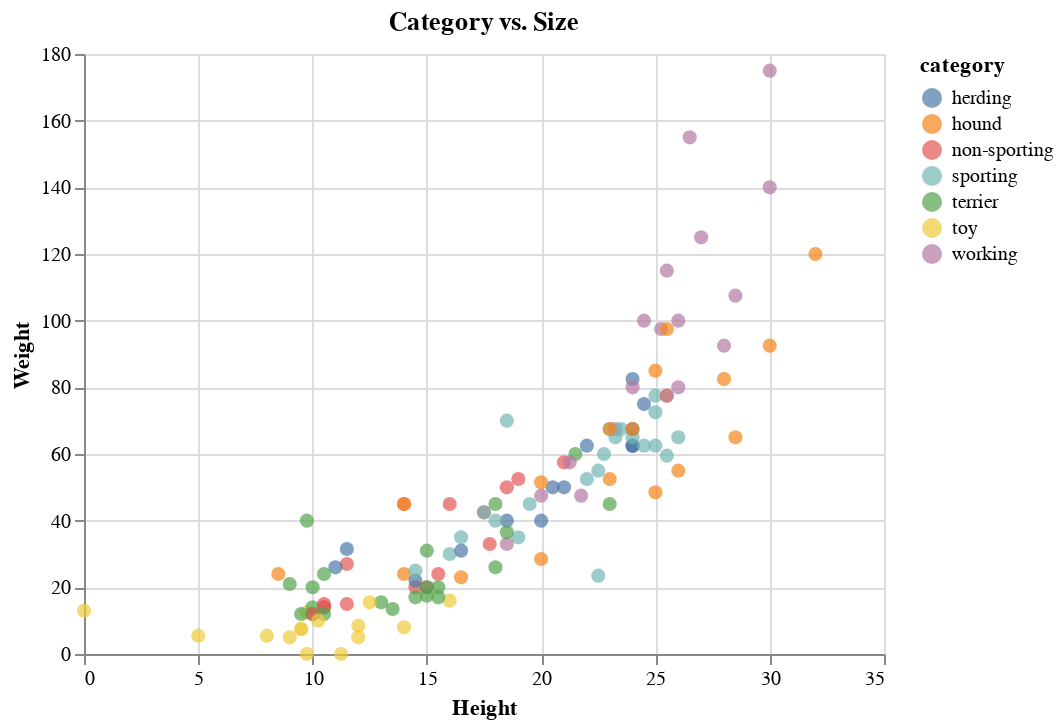

Notebook cell for this chart:
### Markdown cell above
### Scatter plot

### Code cell
selection = alt.selection_single(encodings=['color'])
colorCondition = alt.condition(selection,'category:N',alt.value('lightgrey'), title='category')
scatter_size = alt.Chart(sort_df).mark_circle(size=50).add_selection(selection).encode(
     x=alt.X('shoulder height (in):Q', title='Height', axis=alt.Axis(tickMinStep=2)),
     y=alt.Y('weight (lbs):Q', title='Weight', axis=alt.Axis(tickMinStep=10)),
     color=colorCondition,
     tooltip=['Breed:N','weight (lbs):Q','shoulder height (in):Q']
     ).properties(
     title='Category vs. Size'
     ) 
scatter_size

### Figure 1 — Vega-Lite specification as saved in the notebook (floating-point values rounded to 4 significant figures)
{"usermeta": {"embedOptions": {"theme": "fivethirtyeight"}}, "config": {"view": {"continuousWidth": 400, "continuousHeight": 300}}, "data": {"name": "data-600d85a52a7e4d68956196a4f4adb425"}, "mark": {"type": "circle", "size": 50}, "encoding": {"color": {"condition": {"type": "nominal", "field": "category", "title": "category", "selection": "selector004"}, "value": "lightgrey"}, "tooltip": [{"type": "nominal", "field": "Breed"}, {"type": "quantitative", "field": "weight (lbs)"}, {"type": "quantitative", "field": "shoulder height (in)"}], "x": {"type": "quantitative", "axis": {"tickMinStep": 2}, "field": "shoulder height (in)", "title": "Height"}, "y": {"type": "quantitative", "axis": {"tickMinStep": 10}, "field": "weight (lbs)", "title": "Weight"}}, "selection": {"selector004": {"type": "single", "encodings": ["color"]}}, "title": "Category vs. Size", "$schema": "https://vega.github.io/schema/vega-lite/v4.8.1.json", "datasets": {"data-600d85a52a7e4d68956196a4f4adb425": [{"Breed": "Labrador Retriever", "Mean Rank": 1.0, "category": "sporting", "weight (lbs)": 67.5, "shoulder height (in)": 23.0, "Classification": "Brightest Dogs", "obey": "95%", "Rank": "1", "id": 1}, {"Breed": "German Shepherd Dog", "Mean Rank": 2.0, "category": "herding", "weight (lbs)": 82.5, "shoulder height (in)": 24.0, "Classification": "Brightest Dogs", "obey": "95%", "Rank": "2", "id": 1}, {"Breed": "Golden Retriever", "Mean Rank": 3.0, "category": "sporting", "weight (lbs)": 60.0, "shoulder height (in)": 22.75, "Classification": "Brightest Dogs", "obey": "95%", "Rank": "3", "id": 1}, {"Breed": "Bulldog", "Mean Rank": 4.4, "category": "non-sporting", "weight (lbs)": 45.0, "shoulder height (in)": 14.0, "Classification": "Lowest Degree of Working/Obedience Intelligence ", "obey": ">30%", "Rank": "4", "id": 1}, {"Breed": "Beagle", "Mean Rank": 5.4, "category": "hound", "weight (lbs)": 24.0, "shoulder height (in)": 14.0, "Classification": "Lowest Degree of Working/Obedience Intelligence ", "obey": ">30%", "Rank": "5", "id": 1}, {"Breed": "French Bulldog", "Mean Rank": 5.8, "category": "non-sporting", "weight (lbs)": 27.0, "shoulder height (in)": 11.5, "Classification": "Fair Working/Obedience Intelligence", "obey": "30%", "Rank": "6", "id": 1}, {"Breed": "Poodle", "Mean Rank": 7.2, "category": "non-sporting", "weight (lbs)": 45.0, "shoulder height (in)": 16.0, "Classification": "Brightest Dogs", "obey": "95%", "Rank": "7", "id": 1}, {"Breed": "Yorkshire Terrier", "Mean Rank": 8.2, "category": "toy", "weight (lbs)": 5.5, "shoulder height (in)": 8.0, "Classification": "Above Average Working Dogs", "obey": "70%", "Rank": "8", "id": 1}, {"Breed": "Rottweiler", "Mean Rank": 8.6, "category": "working", "weight (lbs)": 100.0, "shoulder height (in)": 24.5, "Classification": "Brightest Dogs", "obey": "95%", "Rank": "9", "id": 1}, {"Breed": "Boxer", "Mean Rank": 10.0, "category": "working", "weight (lbs)": 67.5, "shoulder height (in)": 23.25, "Classification": "Average Working/Obedience Intelligence", "obey": "50%", "Rank": "10", "id": 1}, {"Breed": "German Shorthaired Pointer", "Mean Rank": 10.6, "category": "sporting", "weight (lbs)": 62.5, "shoulder height (in)": 24.0, "Classification": "Excellent Working Dogs", "obey": "85%", "Rank": "11", "id": 1}, {"Breed": "Dachshund", "Mean Rank": 12.4, "category": "hound", "weight (lbs)": 24.0, "shoulder height (in)": 8.5, "Classification": "Average Working/Obedience Intelligence", "obey": "50%", "Rank": "12", "id": 1}, {"Breed": "Siberian Husky", "Mean Rank": 12.6, "category": "working", "weight (lbs)": 47.5, "shoulder height (in)": 21.75, "Classification": "Average Working/Obedience Intelligence", "obey": "50%", "Rank": "13", "id": 1}, {"Breed": "Great Dane", "Mean Rank": 14.8, "category": "working", "weight (lbs)": 140.0, "shoulder height (in)": 30.0, "Classification": "Average Working/Obedience Intelligence", "obey": "50%", "Rank": "14", "id": 1}, {"Breed": "Doberman Pinscher", "Mean Rank": 15.2, "category": "working", "weight (lbs)": 80.0, "shoulder height (in)": 26.0, "Classification": "Brightest Dogs", "obey": "95%", "Rank": "15", "id": 1}, {"Breed": "Australian Shepherd", "Mean Rank": 16.6, "category": "herding", "weight (lbs)": 50.0, "shoulder height (in)": 20.5, "Classification": "Average Working/Obedience Intelligence", "obey": "50%", "Rank": "16", "id": 1}, {"Breed": "Miniature Schnauzer", "Mean Rank": 17.2, "category": "terrier", "weight (lbs)": 15.5, "shoulder height (in)": 13.0, "Classification": "Excellent Working Dogs", "obey": "85%", "Rank": "17", "id": 1}, {"Breed": "Pembroke Welsh Corgi", "Mean Rank": 17.6, "category": "herding", "weight (lbs)": 26.0, "shoulder height (in)": 11.0, "Classification": "Excellent Working Dogs", "obey": "85%", "Rank": "18", "id": 1}, {"Breed": "Cavalier King Charles Spaniel", "Mean Rank": 18.6, "category": "toy", "weight (lbs)": 15.5, "shoulder height (in)": 12.5, "Classification": "Average Working/Obedience Intelligence", "obey": "50%", "Rank": "19", "id": 1}, {"Breed": "Shih Tzu", "Mean Rank": 19.2, "category": "toy", "weight (lbs)": 12.5, "shoulder height (in)": 9.75, "Classification": "Lowest Degree of Working/Obedience Intelligence ", "obey": ">30%", "Rank": "20", "id": 1}, {"Breed": "Boston Terrier", "Mean Rank": 21.6, "category": "non-sporting", "weight (lbs)": 20.0, "shoulder height (in)": 14.5, "Classification": "Average Working/Obedience Intelligence", "obey": "50%", "Rank": "21", "id": 1}, {"Breed": "Pomeranian", "Mean Rank": 21.6, "category": "toy", "weight (lbs)": 5.0, "shoulder height (in)": 12.0, "Classification": "Excellent Working Dogs", "obey": "85%", "Rank": "22", "id": 1}, {"Breed": "Shetland Sheepdog", "Mean Rank": 23.4, "category": "herding", "weight (lbs)": 22.0, "shoulder height (in)": 14.5, "Classification": "Brightest Dogs", "obey": "95%", "Rank": "23", "id": 1}, {"Breed": "Havanese", "Mean Rank": 23.8, "category": "toy", "weight (lbs)": 0.0, "shoulder height (in)": 9.75, "Classification": "Average Working/Obedience Intelligence", "obey": "50%", "Rank": "24", "id": 1}, {"Breed": "Brittany", "Mean Rank": 26.0, "category": "sporting", "weight (lbs)": 35.0, "shoulder height (in)": 19.0, "Classification": "Excellent Working Dogs", "obey": "85%", "Rank": "25", "id": 1}, {"Breed": "English Springer Spaniel", "Mean Rank": 27.0, "category": "sporting", "weight (lbs)": 45.0, "shoulder height (in)": 19.5, "Classification": "Excellent Working Dogs", "obey": "85%", "Rank": "26", "id": 1}, {"Breed": "Bernese Mountain Dog", "Mean Rank": 27.0, "category": "working", "weight (lbs)": 97.5, "shoulder height (in)": 25.25, "Classification": "Excellent Working Dogs", "obey": "85%", "Rank": "27", "id": 1}, {"Breed": "Mastiff", "Mean Rank": 27.2, "category": "working", "weight (lbs)": 175.0, "shoulder height (in)": 30.0, "Classification": "Lowest Degree of Working/Obedience Intelligence ", "obey": ">30%", "Rank": "28", "id": 1}, {"Breed": "Chihuahua", "Mean Rank": 29.4, "category": "toy", "weight (lbs)": 5.5, "shoulder height (in)": 5.0, "Classification": "Fair Working/Obedience Intelligence", "obey": "30%", "Rank": "29", "id": 1}, {"Breed": "Cocker Spaniel", "Mean Rank": 29.6, "category": "sporting", "weight (lbs)": 25.0, "shoulder height (in)": 14.5, "Classification": "Excellent Working Dogs", "obey": "85%", "Rank": "30", "id": 1}, {"Breed": "Pug", "Mean Rank": 31.4, "category": "toy", "weight (lbs)": 16.0, "shoulder height (in)": 16.0, "Classification": "Fair Working/Obedience Intelligence", "obey": "30%", "Rank": "31", "id": 1}, {"Breed": "Vizsla", "Mean Rank": 31.6, "category": "sporting", "weight (lbs)": 23.5, "shoulder height (in)": 22.5, "Classification": "Excellent Working Dogs", "obey": "85%", "Rank": "32", "id": 1}, {"Breed": "Maltese", "Mean Rank": 32.6, "category": "toy", "weight (lbs)": 5.0, "shoulder height (in)": 9.0, "Classification": "Fair Working/Obedience Intelligence", "obey": "30%", "Rank": "33", "id": 1}, {"Breed": "Weimaraner", "Mean Rank": 34.6, "category": "sporting", "weight (lbs)": 77.5, "shoulder height (in)": 25.0, "Classification": "Excellent Working Dogs", "obey": "85%", "Rank": "34", "id": 1}, {"Breed": "Newfoundland", "Mean Rank": 37.0, "category": "working", "weight (lbs)": 125.0, "shoulder height (in)": 27.0, "Classification": "Above Average Working Dogs", "obey": "70%", "Rank": "35", "id": 1}, {"Breed": "Border Collie", "Mean Rank": 37.4, "category": "herding", "weight (lbs)": 40.0, "shoulder height (in)": 20.0, "Classification": "Brightest Dogs", "obey": "95%", "Rank": "36", "id": 1}, {"Breed": "Collie", "Mean Rank": 37.4, "category": "herding", "weight (lbs)": 62.5, "shoulder height (in)": 24.0, "Classification": "Excellent Working Dogs", "obey": "85%", "Rank": "37", "id": 1}, {"Breed": "Basset Hound", "Mean Rank": 39.6, "category": "hound", "weight (lbs)": 45.0, "shoulder height (in)": 14.0, "Classification": "Lowest Degree of Working/Obedience Intelligence ", "obey": ">30%", "Rank": "38", "id": 1}, {"Breed": "Rhodesian Ridgeback", "Mean Rank": 40.6, "category": "hound", "weight (lbs)": 77.5, "shoulder height (in)": 25.5, "Classification": "Average Working/Obedience Intelligence", "obey": "50%", "Rank": "39", "id": 1}, {"Breed": "West Highland White Terrier", "Mean Rank": 40.8, "category": "terrier", "weight (lbs)": 14.0, "shoulder height (in)": 10.5, "Classification": "Average Working/Obedience Intelligence", "obey": "50%", "Rank": "40", "id": 1}, {"Breed": "Chesapeake Bay Retriever", "Mean Rank": 42.8, "category": "sporting", "weight (lbs)": 67.5, "shoulder height (in)": 23.5, "Classification": "Above Average Working Dogs", "obey": "70%", "Rank": "41", "id": 1}, {"Breed": "Shiba Inu", "Mean Rank": 45.0, "category": "non-sporting", "weight (lbs)": 20.0, "shoulder height (in)": 15.0, "Classification": "Average Working/Obedience Intelligence", "obey": "50%", "Rank": "42", "id": 1}, {"Breed": "Bichon Frise", "Mean Rank": 45.0, "category": "non-sporting", "weight (lbs)": 14.0, "shoulder height (in)": 10.5, "Classification": "Average Working/Obedience Intelligence", "obey": "50%", "Rank": "43", "id": 1}, {"Breed": "Akita", "Mean Rank": 46.4, "category": "working", "weight (lbs)": 100.0, "shoulder height (in)": 26.0, "Classification": "Average Working/Obedience Intelligence", "obey": "50%", "Rank": "44", "id": 1}, {"Breed": "Bullmastiff", "Mean Rank": 47.6, "category": "working", "weight (lbs)": 115.0, "shoulder height (in)": 25.5, "Classification": "Fair Working/Obedience Intelligence", "obey": "30%", "Rank": "45", "id": 1}, {"Breed": "Belgian Malinoi", "Mean Rank": 49.0, "category": "herding", "weight (lbs)": 62.5, "shoulder height (in)": 24.0, "Classification": "Excellent Working Dogs", "obey": "85%", "Rank": "46", "id": 1}, {"Breed": "Saint Bernard", "Mean Rank": 49.2, "category": "working", "weight (lbs)": 155.0, "shoulder height (in)": 26.5, "Classification": "Fair Working/Obedience Intelligence", "obey": "30%", "Rank": "47", "id": 1}, {"Breed": "Bloodhound", "Mean Rank": 50.0, "category": "hound", "weight (lbs)": 85.0, "shoulder height (in)": 25.0, "Classification": "Lowest Degree of Working/Obedience Intelligence ", "obey": ">30%", "Rank": "48", "id": 1}, {"Breed": "Papillon", "Mean Rank": 50.2, "category": "toy", "weight (lbs)": 7.5, "shoulder height (in)": 9.5, "Classification": "Brightest Dogs", "obey": "95%", "Rank": "49", "id": 1}, {"Breed": "Portuguese Water Dog", "Mean Rank": 51.8, "category": "working", "weight (lbs)": 47.5, "shoulder height (in)": 20.0, "Classification": "Above Average Working Dogs", "obey": "70%", "Rank": "50", "id": 1}, {"Breed": "Australian Cattle Dog", "Mean Rank": 55.2, "category": "herding", "weight (lbs)": 40.0, "shoulder height (in)": 18.5, "Classification": "Brightest Dogs", "obey": "95%", "Rank": "51", "id": 1}, {"Breed": "Airedale Terrier", "Mean Rank": 56.0, "category": "terrier", "weight (lbs)": 45.0, "shoulder height (in)": 23.0, "Classification": "Above Average Working Dogs", "obey": "70%", "Rank": "52", "id": 1}, {"Breed": "English Cocker Spaniel", "Mean Rank": 56.4, "category": "sporting", "weight (lbs)": 30.0, "shoulder height (in)": 16.0, "Classification": "Excellent Working Dogs", "obey": "85%", "Rank": "53", "id": 1}, {"Breed": "Alaskan Malamute", "Mean Rank": 56.8, "category": "working", "weight (lbs)": 80.0, "shoulder height (in)": 24.0, "Classification": "Average Working/Obedience Intelligence", "obey": "50%", "Rank": "54", "id": 1}, {"Breed": "Bull Terrier", "Mean Rank": 57.4, "category": "terrier", "weight (lbs)": 60.0, "shoulder height (in)": 21.5, "Classification": "Fair Working/Obedience Intelligence", "obey": "30%", "Rank": "55", "id": 1}, {"Breed": "Scottish Terrier", "Mean Rank": 58.0, "category": "terrier", "weight (lbs)": 20.0, "shoulder height (in)": 10.0, "Classification": "Fair Working/Obedience Intelligence", "obey": "30%", "Rank": "56", "id": 1}, {"Breed": "Whippet", "Mean Rank": 59.0, "category": "hound", "weight (lbs)": 28.5, "shoulder height (in)": 20.0, "Classification": "Average Working/Obedience Intelligence", "obey": "50%", "Rank": "57", "id": 1}, {"Breed": "Chinese Shar Pei", "Mean Rank": 61.2, "category": "non-sporting", "weight (lbs)": 52.5, "shoulder height (in)": 19.0, "Classification": "Average Working/Obedience Intelligence", "obey": "50%", "Rank": "58", "id": 1}, {"Breed": "Dalmatian", "Mean Rank": 61.8, "category": "non-sporting", "weight (lbs)": 57.5, "shoulder height (in)": 21.0, "Classification": "Above Average Working Dogs", "obey": "70%", "Rank": "59", "id": 1}, {"Breed": "Samoyed", "Mean Rank": 62.0, "category": "working", "weight (lbs)": 57.5, "shoulder height (in)": 21.25, "Classification": "Above Average Working Dogs", "obey": "70%", "Rank": "60", "id": 1}, {"Breed": "German Wirehaired Pointer", "Mean Rank": 65.6, "category": "sporting", "weight (lbs)": 65.0, "shoulder height (in)": 24.0, "Classification": "Average Working/Obedience Intelligence", "obey": "50%", "Rank": "61", "id": 1}, {"Breed": "Miniature Pinscher", "Mean Rank": 66.8, "category": "toy", "weight (lbs)": 0.0, "shoulder height (in)": 11.25, "Classification": "Above Average Working Dogs", "obey": "70%", "Rank": "62", "id": 1}, {"Breed": "Wirehaired Pointing Griffon", "Mean Rank": 67.6, "category": "sporting", "weight (lbs)": 52.5, "shoulder height (in)": 22.0, "Classification": "Average Working/Obedience Intelligence", "obey": "50%", "Rank": "63", "id": 1}, {"Breed": "Great Pyrenee", "Mean Rank": 68.2, "category": "working", "weight (lbs)": 107.5, "shoulder height (in)": 28.5, "Classification": "Fair Working/Obedience Intelligence", "obey": "30%", "Rank": "64", "id": 1}, {"Breed": "Cairn Terrier", "Mean Rank": 69.4, "category": "terrier", "weight (lbs)": 14.0, "shoulder height (in)": 10.0, "Classification": "Above Average Working Dogs", "obey": "70%", "Rank": "65", "id": 1}, {"Breed": "Lhasa Apso", "Mean Rank": 70.2, "category": "non-sporting", "weight (lbs)": 15.0, "shoulder height (in)": 10.5, "Classification": "Fair Working/Obedience Intelligence", "obey": "30%", "Rank": "66", "id": 1}, {"Breed": "Cardigan Welsh Corgi", "Mean Rank": 71.8, "category": "herding", "weight (lbs)": 31.5, "shoulder height (in)": 11.5, "Classification": "Excellent Working Dogs", "obey": "85%", "Rank": "67", "id": 1}, {"Breed": "Irish Wolfhound", "Mean Rank": 72.6, "category": "hound", "weight (lbs)": 120.0, "shoulder height (in)": 32.0, "Classification": "Average Working/Obedience Intelligence", "obey": "50%", "Rank": "68", "id": 1}, {"Breed": "Italian Greyhound", "Mean Rank": 72.8, "category": "toy", "weight (lbs)": 8.0, "shoulder height (in)": 14.0, "Classification": "Fair Working/Obedience Intelligence", "obey": "30%", "Rank": "69", "id": 1}, {"Breed": "Old English Sheepdog", "Mean Rank": 73.6, "category": "herding", "weight (lbs)": 62.5, "shoulder height (in)": 22.0, "Classification": "Fair Working/Obedience Intelligence", "obey": "30%", "Rank": "70", "id": 1}, {"Breed": "Chow Chow", "Mean Rank": 73.6, "category": "non-sporting", "weight (lbs)": 50.0, "shoulder height (in)": 18.5, "Classification": "Lowest Degree of Working/Obedience Intelligence ", "obey": ">30%", "Rank": "71", "id": 1}, {"Breed": "Irish Setter", "Mean Rank": 73.8, "category": "sporting", "weight (lbs)": 65.0, "shoulder height (in)": 26.0, "Classification": "Above Average Working Dogs", "obey": "70%", "Rank": "72", "id": 1}, {"Breed": "Chinese Crested", "Mean Rank": 75.0, "category": "toy", "weight (lbs)": 8.5, "shoulder height (in)": 12.0, "Classification": "Fair Working/Obedience Intelligence", "obey": "30%", "Rank": "73", "id": 1}, {"Breed": "Giant Schnauzer", "Mean Rank": 80.2, "category": "working", "weight (lbs)": 77.5, "shoulder height (in)": 25.5, "Classification": "Above Average Working Dogs", "obey": "70%", "Rank": "74", "id": 1}, {"Breed": "Staffordshire Bull Terrier", "Mean Rank": 80.4, "category": "terrier", "weight (lbs)": 31.0, "shoulder height (in)": 15.0, "Classification": "Average Working/Obedience Intelligence", "obey": "50%", "Rank": "75", "id": 1}, {"Breed": "American Staffordshire Terrier", "Mean Rank": 82.0, "category": "terrier", "weight (lbs)": 45.0, "shoulder height (in)": 18.0, "Classification": "Above Average Working Dogs", "obey": "70%", "Rank": "76", "id": 1}, {"Breed": "Basenji", "Mean Rank": 86.4, "category": "hound", "weight (lbs)": 23.0, "shoulder height (in)": 16.5, "Classification": "Lowest Degree of Working/Obedience Intelligence ", "obey": ">30%", "Rank": "77", "id": 1}, {"Breed": "Border Terrier", "Mean Rank": 86.6, "category": "terrier", "weight (lbs)": 13.5, "shoulder height (in)": 13.5, "Classification": "Above Average Working Dogs", "obey": "70%", "Rank": "78", "id": 1}, {"Breed": "Pekingese", "Mean Rank": 87.0, "category": "toy", "weight (lbs)": 13.0, "shoulder height (in)": 0.0, "Classification": "Lowest Degree of Working/Obedience Intelligence ", "obey": ">30%", "Rank": "79", "id": 1}, {"Breed": "Keeshond", "Mean Rank": 89.0, "category": "non-sporting", "weight (lbs)": 42.5, "shoulder height (in)": 17.5, "Classification": "Excellent Working Dogs", "obey": "85%", "Rank": "80", "id": 1}, {"Breed": "Standard Schnauzer", "Mean Rank": 89.0, "category": "working", "weight (lbs)": 33.0, "shoulder height (in)": 18.5, "Classification": "Excellent Working Dogs", "obey": "85%", "Rank": "81", "id": 1}, {"Breed": "Flat-Coated Retriever", "Mean Rank": 90.8, "category": "sporting", "weight (lbs)": 65.0, "shoulder height (in)": 23.25, "Classification": "Excellent Working Dogs", "obey": "85%", "Rank": "82", "id": 1}, {"Breed": "Tibetan Terrier", "Mean Rank": 93.2, "category": "non-sporting", "weight (lbs)": 24.0, "shoulder height (in)": 15.5, "Classification": "Fair Working/Obedience Intelligence", "obey": "30%", "Rank": "83", "id": 1}, {"Breed": "Norwegian Elkhound", "Mean Rank": 94.6, "category": "hound", "weight (lbs)": 51.5, "shoulder height (in)": 20.0, "Classification": "Above Average Working Dogs", "obey": "70%", "Rank": "84", "id": 1}, {"Breed": "English Setter", "Mean Rank": 95.2, "category": "sporting", "weight (lbs)": 62.5, "shoulder height (in)": 24.5, "Classification": "Above Average Working Dogs", "obey": "70%", "Rank": "85", "id": 1}, {"Breed": "Wire Fox Terrier", "Mean Rank": 98.0, "category": "terrier", "weight (lbs)": 17.5, "shoulder height (in)": 15.0, "Classification": "Average Working/Obedience Intelligence", "obey": "50%", "Rank": "86", "id": 1}, {"Breed": "Borzoi", "Mean Rank": 98.8, "category": "hound", "weight (lbs)": 82.5, "shoulder height (in)": 28.0, "Classification": "Lowest Degree of Working/Obedience Intelligence ", "obey": ">30%", "Rank": "87", "id": 1}, {"Breed": "Japanese Chin", "Mean Rank": 102.0, "category": "toy", "weight (lbs)": 7.5, "shoulder height (in)": 9.5, "Classification": "Fair Working/Obedience Intelligence", "obey": "30%", "Rank": "88", "id": 1}, {"Breed": "Norwich Terrier", "Mean Rank": 103.2, "category": "terrier", "weight (lbs)": 12.0, "shoulder height (in)": 10.0, "Classification": "Above Average Working Dogs", "obey": "70%", "Rank": "89", "id": 1}, {"Breed": "Afghan Hound", "Mean Rank": 103.4, "category": "hound", "weight (lbs)": 55.0, "shoulder height (in)": 26.0, "Classification": "Lowest Degree of Working/Obedience Intelligence ", "obey": ">30%", "Rank": "90", "id": 1}, {"Breed": "Gordon Setter", "Mean Rank": 105.6, "category": "sporting", "weight (lbs)": 62.5, "shoulder height (in)": 25.0, "Classification": "Above Average Working Dogs", "obey": "70%", "Rank": "91", "id": 1}, {"Breed": "Welsh Terrier", "Mean Rank": 108.2, "category": "terrier", "weight (lbs)": 20.0, "shoulder height (in)": 15.0, "Classification": "Average Working/Obedience Intelligence", "obey": "50%", "Rank": "92", "id": 1}, {"Breed": "Schipperke", "Mean Rank": 109.0, "category": "non-sporting", "weight (lbs)": 15.0, "shoulder height (in)": 11.5, "Classification": "Excellent Working Dogs", "obey": "85%", "Rank": "93", "id": 1}, {"Breed": "Pointer", "Mean Rank": 115.4, "category": "sporting", "weight (lbs)": 59.5, "shoulder height (in)": 25.5, "Classification": "Average Working/Obedience Intelligence", "obey": "50%", "Rank": "94", "id": 1}, {"Breed": "Irish Terrier", "Mean Rank": 116.6, "category": "terrier", "weight (lbs)": 26.0, "shoulder height (in)": 18.0, "Classification": "Average Working/Obedience Intelligence", "obey": "50%", "Rank": "95", "id": 1}, {"Breed": "Field Spaniel", "Mean Rank": 118.0, "category": "sporting", "weight (lbs)": 42.5, "shoulder height (in)": 17.5, "Classification": "Above Average Working Dogs", "obey": "70%", "Rank": "96", "id": 1}, {"Breed": "Tibetan Spaniel", "Mean Rank": 119.0, "category": "non-sporting", "weight (lbs)": 12.0, "shoulder height (in)": 10.0, "Classification": "Average Working/Obedience Intelligence", "obey": "50%", "Rank": "97", "id": 1}, {"Breed": "Belgian Sheepdog", "Mean Rank": 123.4, "category": "herding", "weight (lbs)": 67.5, "shoulder height (in)": 24.0, "Classification": "Excellent Working Dogs", "obey": "85%", "Rank": "98", "id": 1}, {"Breed": "Bearded Collie", "Mean Rank": 123.6, "category": "herding", "weight (lbs)": 50.0, "shoulder height (in)": 21.0, "Classification": "Above Average Working Dogs", "obey": "70%", "Rank": "99", "id": 1}, {"Breed": "Saluki", "Mean Rank": 126.8, "category": "hound", "weight (lbs)": 52.5, "shoulder height (in)": 23.0, "Classification": "Average Working/Obedience Intelligence", "obey": "50%", "Rank": "100", "id": 1}, {"Breed": "Kerry Blue Terrier", "Mean Rank": 127.4, "category": "terrier", "weight (lbs)": 36.5, "shoulder height (in)": 18.5, "Classification": "Above Average Working Dogs", "obey": "70%", "Rank": "101", "id": 1}, {"Breed": "Welsh Springer Spaniel", "Mean Rank": 129.0, "category": "sporting", "weight (lbs)": 40.0, "shoulder height (in)": 18.0, "Classification": "Above Average Working Dogs", "obey": "70%", "Rank": "102", "id": 1}, {"Breed": "Norfolk Terrier", "Mean Rank": 130.0, "category": "terrier", "weight (lbs)": 12.0, "shoulder height (in)": 9.5, "Classification": "Fair Working/Obedience Intelligence", "obey": "30%", "Rank": "103", "id": 1}, {"Breed": "Briard", "Mean Rank": 130.8, "category": "herding", "weight (lbs)": 75.0, "shoulder height (in)": 24.5, "Classification": "Above Average Working Dogs", "obey": "70%", "Rank": "104", "id": 1}, {"Breed": "Manchester Terrier", "Mean Rank": 134.8, "category": "terrier", "weight (lbs)": 17.0, "shoulder height (in)": 15.5, "Classification": "Above Average Working Dogs", "obey": "70%", "Rank": "105", "id": 1}, {"Breed": "Australian Terrier", "Mean Rank": 135.2, "category": "terrier", "weight (lbs)": 12.0, "shoulder height (in)": 10.5, "Classification": "Above Average Working Dogs", "obey": "70%", "Rank": "106", "id": 1}, {"Breed": "Clumber Spaniel", "Mean Rank": 140.8, "category": "sporting", "weight (lbs)": 70.0, "shoulder height (in)": 18.5, "Classification": "Above Average Working Dogs", "obey": "70%", "Rank": "107", "id": 1}, {"Breed": "Bedlington Terrier", "Mean Rank": 143.2, "category": "terrier", "weight (lbs)": 20.0, "shoulder height (in)": 15.5, "Classification": "Average Working/Obedience Intelligence", "obey": "50%", "Rank": "108", "id": 1}, {"Breed": "Lakeland Terrier", "Mean Rank": 144.0, "category": "terrier", "weight (lbs)": 17.0, "shoulder height (in)": 14.5, "Classification": "Fair Working/Obedience Intelligence", "obey": "30%", "Rank": "109", "id": 1}, {"Breed": "Affenpinscher", "Mean Rank": 144.8, "category": "toy", "weight (lbs)": 10.0, "shoulder height (in)": 10.25, "Classification": "Above Average Working Dogs", "obey": "70%", "Rank": "110", "id": 1}, {"Breed": "Greyhound", "Mean Rank": 149.2, "category": "hound", "weight (lbs)": 65.0, "shoulder height (in)": 28.5, "Classification": "Average Working/Obedience Intelligence", "obey": "50%", "Rank": "111", "id": 1}, {"Breed": "Puli", "Mean Rank": 153.2, "category": "herding", "weight (lbs)": 31.0, "shoulder height (in)": 16.5, "Classification": "Above Average Working Dogs", "obey": "70%", "Rank": "112", "id": 1}, {"Breed": "Irish Water Spaniel", "Mean Rank": 153.8, "category": "sporting", "weight (lbs)": 55.0, "shoulder height (in)": 22.5, "Classification": "Excellent Working Dogs", "obey": "85%", "Rank": "113", "id": 1}, {"Breed": "Ibizan Hound", "Mean Rank": 157.6, "category": "hound", "weight (lbs)": 48.5, "shoulder height (in)": 25.0, "Classification": "Average Working/Obedience Intelligence", "obey": "50%", "Rank": "114", "id": 1}, {"Breed": "Scottish Deerhound", "Mean Rank": 157.8, "category": "hound", "weight (lbs)": 92.5, "shoulder height (in)": 30.0, "Classification": "Average Working/Obedience Intelligence", "obey": "50%", "Rank": "115", "id": 1}, {"Breed": "Kuvasz", "Mean Rank": 159.2, "category": "working", "weight (lbs)": 92.5, "shoulder height (in)": 28.0, "Classification": "Average Working/Obedience Intelligence", "obey": "50%", "Rank": "116", "id": 1}, {"Breed": "Sealyham Terrier", "Mean Rank": 159.2, "category": "terrier", "weight (lbs)": 24.0, "shoulder height (in)": 10.5, "Classification": "Fair Working/Obedience Intelligence", "obey": "30%", "Rank": "117", "id": 1}, {"Breed": "American Water Spaniel", "Mean Rank": 161.2, "category": "sporting", "weight (lbs)": 35.0, "shoulder height (in)": 16.5, "Classification": "Average Working/Obedience Intelligence", "obey": "50%", "Rank": "118", "id": 1}, {"Breed": "Curly Coated Retriever", "Mean Rank": 162.2, "category": "sporting", "weight (lbs)": 72.5, "shoulder height (in)": 25.0, "Classification": "Average Working/Obedience Intelligence", "obey": "50%", "Rank": "119", "id": 1}, {"Breed": "Dandie Dinmont Terrier", "Mean Rank": 172.8, "category": "terrier", "weight (lbs)": 21.0, "shoulder height (in)": 9.0, "Classification": "Fair Working/Obedience Intelligence", "obey": "30%", "Rank": "120", "id": 1}, {"Breed": "Skye Terrier", "Mean Rank": 176.0, "category": "terrier", "weight (lbs)": 40.0, "shoulder height (in)": 9.75, "Classification": "Fair Working/Obedience Intelligence", "obey": "30%", "Rank": "121", "id": 1}, {"Breed": "Finnish Spitz", "Mean Rank": 178.4, "category": "non-sporting", "weight (lbs)": 33.0, "shoulder height (in)": 17.75, "Classification": "Average Working/Obedience Intelligence", "obey": "50%", "Rank": "122", "id": 1}, {"Breed": "Otterhound", "Mean Rank": 179.0, "category": "hound", "weight (lbs)": 97.5, "shoulder height (in)": 25.5, "Classification": "Average Working/Obedience Intelligence", "obey": "50%", "Rank": "123", "id": 1}, {"Breed": "American Foxhound", "Mean Rank": 184.6, "category": "hound", "weight (lbs)": 67.5, "shoulder height (in)": 23.0, "Classification": "Average Working/Obedience Intelligence", "obey": "50%", "Rank": "124", "id": 1}, {"Breed": "English Foxhound", "Mean Rank": 186.2, "category": "hound", "weight (lbs)": 67.5, "shoulder height (in)": 24.0, "Classification": "Average Working/Obedience Intelligence", "obey": "50%", "Rank": "125", "id": 1}]}}
